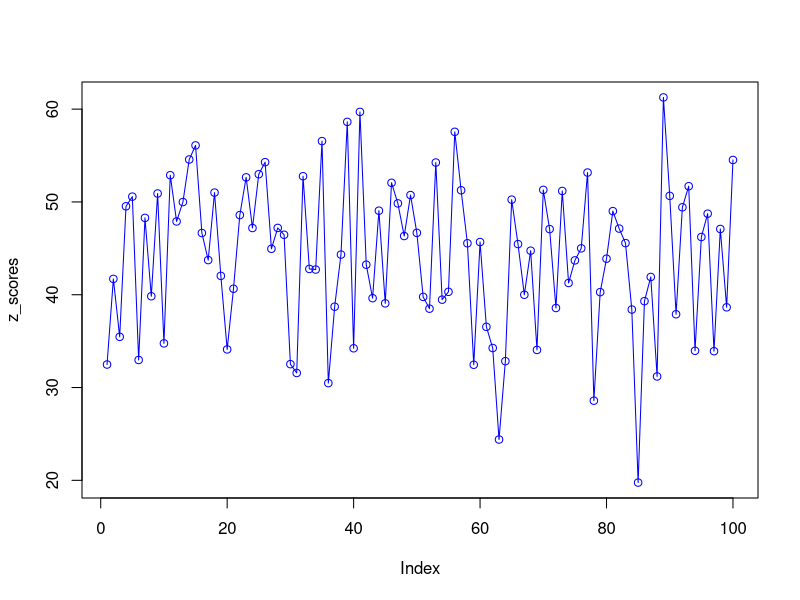
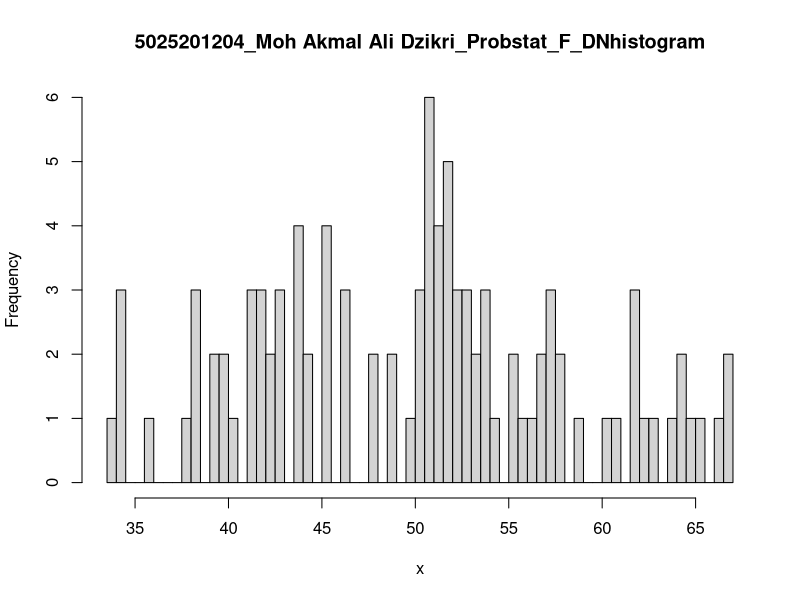

These figures' R source, in order:
#soal no 6

#a
n = 100
m = 50
std = 8

#data <- c(1,2,4,2,6,3,10,11,5,3,6,85)
data <- rnorm(100,50,8)
average <- mean(data)
x1 <- floor(mean(data))
x2 <- ceiling(mean(data))

z_scores <- (data - mean(data) / sd(data))

plot(z_scores, type = "o", col="blue")

#b
x <- rnorm(100,50,8)
hist(x,
     breaks = 50,
     main = "5025201204_Moh Akmal Ali Dzikri_Probstat_F_DNhistogram")

#c
var(x)
